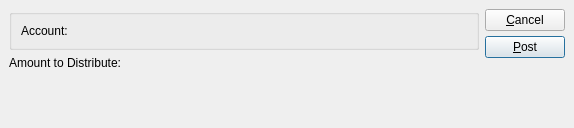
<ui version="4.0" >
 <author></author>
 <comment>This file is part of the xTuple ERP: PostBooks Edition, a free and
open source Enterprise Resource Planning software suite,
Copyright (c) 1999-2010 by OpenMFG LLC, d/b/a xTuple.
It is licensed to you under the Common Public Attribution License
version 1.0, the full text of which (including xTuple-specific Exhibits)
is available at www.xtuple.com/CPAL.  By using this software, you agree
to be bound by its terms.</comment>
 <class>poLiabilityDistrib</class>
 <widget class="QDialog" name="poLiabilityDistrib" >
  <property name="geometry" >
   <rect>
    <x>0</x>
    <y>0</y>
    <width>574</width>
    <height>128</height>
   </rect>
  </property>
  <property name="windowTitle" >
   <string>P/O Liability Distribution</string>
  </property>
  <layout class="QGridLayout" >
   <property name="margin" >
    <number>9</number>
   </property>
   <property name="spacing" >
    <number>6</number>
   </property>
   <item row="0" column="0" >
    <layout class="QVBoxLayout" >
     <property name="margin" >
      <number>0</number>
     </property>
     <property name="spacing" >
      <number>6</number>
     </property>
     <item>
      <widget class="QGroupBox" name="buttonGroup1" >
       <property name="title" >
        <string/>
       </property>
       <layout class="QGridLayout" >
        <property name="margin" >
         <number>9</number>
        </property>
        <property name="spacing" >
         <number>6</number>
        </property>
        <item row="0" column="0" >
         <widget class="QLabel" name="label" >
          <property name="text" >
           <string>Account:</string>
          </property>
         </widget>
        </item>
        <item row="0" column="1" colspan="2" >
         <widget class="GLCluster" native="1" name="_account" />
        </item>
       </layout>
      </widget>
     </item>
     <item>
      <layout class="QHBoxLayout" >
       <property name="margin" >
        <number>0</number>
       </property>
       <property name="spacing" >
        <number>6</number>
       </property>
       <item>
        <widget class="QLabel" name="_amountLit" >
         <property name="text" >
          <string>Amount to Distribute:</string>
         </property>
         <property name="alignment" >
          <set>Qt::AlignRight|Qt::AlignTop|Qt::AlignTrailing</set>
         </property>
        </widget>
       </item>
       <item>
        <widget class="CurrCluster" native="1" name="_amount" >
         <property name="enabled" >
          <bool>false</bool>
         </property>
         <property name="sizePolicy" >
          <sizepolicy>
           <hsizetype>1</hsizetype>
           <vsizetype>13</vsizetype>
           <horstretch>0</horstretch>
           <verstretch>0</verstretch>
          </sizepolicy>
         </property>
         <property name="minimumSize" >
          <size>
           <width>100</width>
           <height>0</height>
          </size>
         </property>
         <property name="baseSize" >
          <size>
           <width>100</width>
           <height>0</height>
          </size>
         </property>
        </widget>
       </item>
       <item>
        <spacer>
         <property name="orientation" >
          <enum>Qt::Horizontal</enum>
         </property>
         <property name="sizeType" >
          <enum>QSizePolicy::Expanding</enum>
         </property>
         <property name="sizeHint" >
          <size>
           <width>171</width>
           <height>20</height>
          </size>
         </property>
        </spacer>
       </item>
      </layout>
     </item>
     <item>
      <spacer>
       <property name="orientation" >
        <enum>Qt::Vertical</enum>
       </property>
       <property name="sizeHint" >
        <size>
         <width>441</width>
         <height>16</height>
        </size>
       </property>
      </spacer>
     </item>
    </layout>
   </item>
   <item row="0" column="1" >
    <layout class="QVBoxLayout" >
     <property name="margin" >
      <number>0</number>
     </property>
     <property name="spacing" >
      <number>0</number>
     </property>
     <item>
      <layout class="QVBoxLayout" >
       <property name="margin" >
        <number>0</number>
       </property>
       <property name="spacing" >
        <number>5</number>
       </property>
       <item>
        <widget class="QPushButton" name="_close" >
         <property name="text" >
          <string>&amp;Cancel</string>
         </property>
        </widget>
       </item>
       <item>
        <widget class="QPushButton" name="_post" >
         <property name="text" >
          <string>&amp;Post</string>
         </property>
         <property name="default" >
          <bool>true</bool>
         </property>
        </widget>
       </item>
      </layout>
     </item>
     <item>
      <spacer>
       <property name="orientation" >
        <enum>Qt::Vertical</enum>
       </property>
       <property name="sizeType" >
        <enum>QSizePolicy::Expanding</enum>
       </property>
       <property name="sizeHint" >
        <size>
         <width>20</width>
         <height>0</height>
        </size>
       </property>
      </spacer>
     </item>
    </layout>
   </item>
  </layout>
 </widget>
 <layoutdefault spacing="5" margin="5" />
 <pixmapfunction>qPixmapFromMimeSource</pixmapfunction>
 <customwidgets>
  <customwidget>
   <class>GLCluster</class>
   <extends>QWidget</extends>
   <header>glcluster.h</header>
  </customwidget>
  <customwidget>
   <class>CurrCluster</class>
   <extends>QWidget</extends>
   <header>currcluster.h</header>
   <container>1</container>
  </customwidget>
 </customwidgets>
 <tabstops>
  <tabstop>_account</tabstop>
  <tabstop>_post</tabstop>
  <tabstop>_close</tabstop>
 </tabstops>
 <includes/>
 <resources/>
 <connections>
  <connection>
   <sender>_close</sender>
   <signal>clicked()</signal>
   <receiver>poLiabilityDistrib</receiver>
   <slot>reject()</slot>
   <hints>
    <hint type="sourcelabel" >
     <x>519</x>
     <y>31</y>
    </hint>
    <hint type="destinationlabel" >
     <x>20</x>
     <y>20</y>
    </hint>
   </hints>
  </connection>
 </connections>
</ui>
